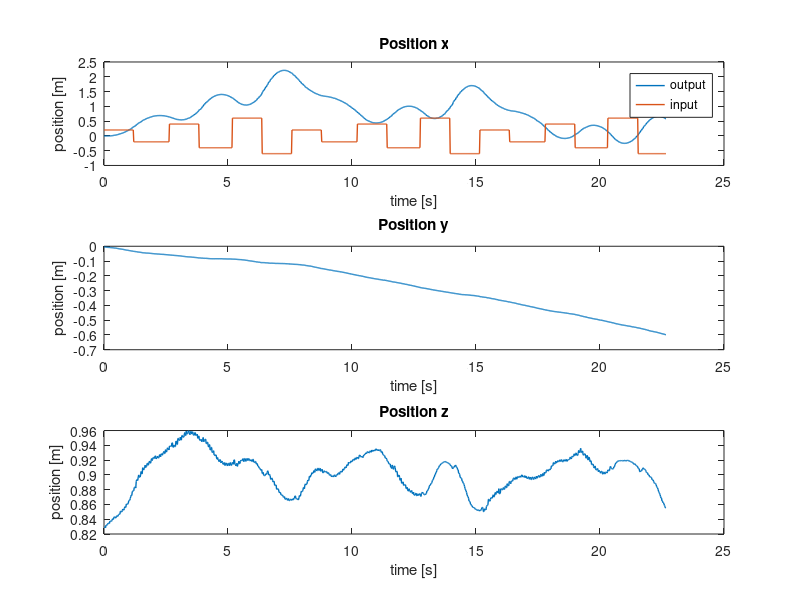
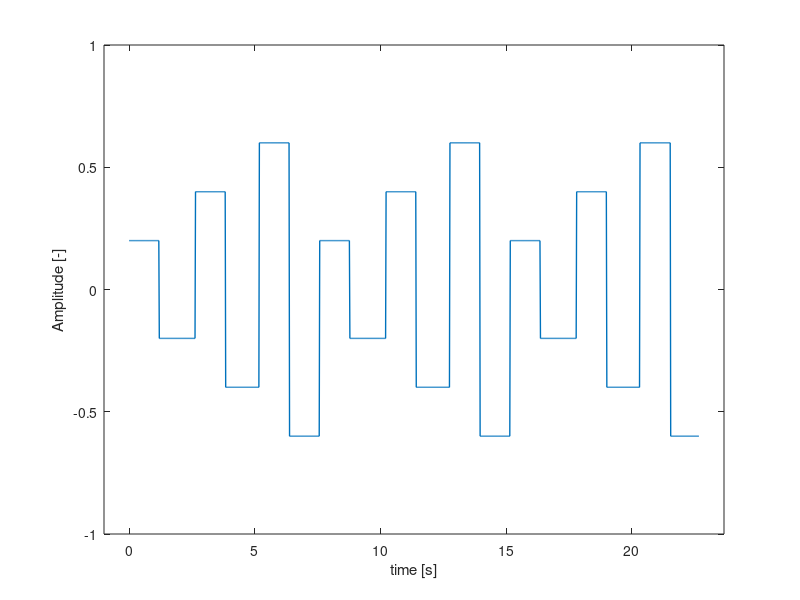
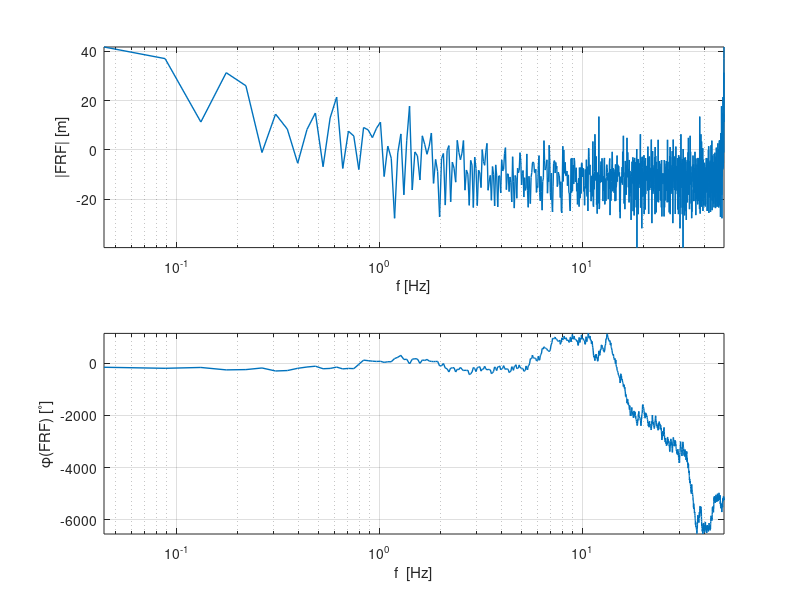
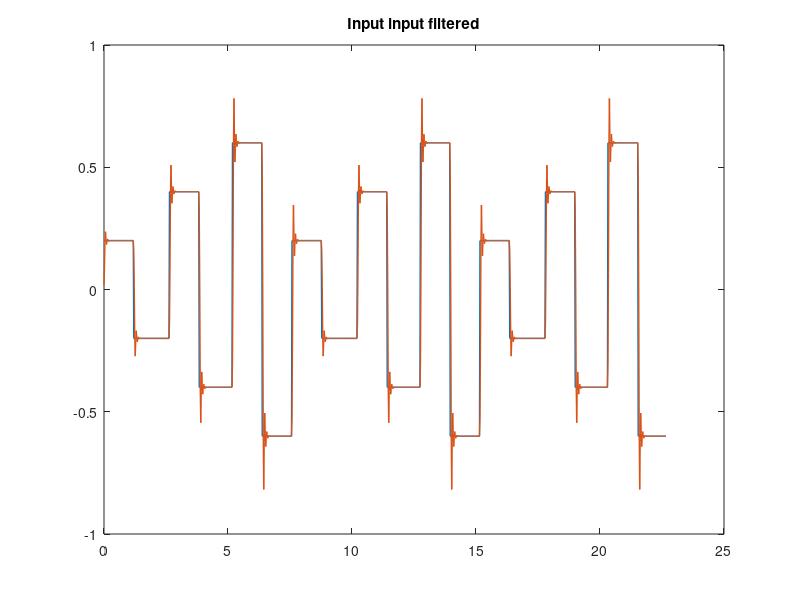

Reproduce these figures in MATLAB, in order.
%%% Parameter estimation %%%
% zie ook 'test.m' !
clear all
close all

%% Load data from .mat-file

load angle_identification_x


%% Extract some signals from the data

set(0, 'DefaultLineLineWidth', 1);


% Cutoff useful data
% first_index = find(input~=0, 1);
input = input(1:end-10)';
output_x = output_x(1:end-10)';
output_y = output_y(1:end-10)';
output_z = output_z(1:end-10)';

dt = 0.02;
time = (0:dt:(length(input)-1)*dt)';

% Differentiation of x-, y-, z-position
% dt = sample time (gradient assumes timestep 1)
velocity_x = gradient(output_x)/dt;
velocity_y = gradient(output_y)/dt;
velocity_z = gradient(output_z)/dt;

% Do some plotting of the measurement data 
figure('Name','Output Measurements')
subplot(311), plot(time, output_x, time, input), title('Position x'), legend('output','input'), xlabel('time [s]'), ylabel('position [m]')
subplot(312), plot(time, output_y), title('Position y'), xlabel('time [s]'), ylabel('position [m]')
subplot(313), plot(time, output_z), title('Position z'), xlabel('time [s]'), ylabel('position [m]')

% Input signal
figure('Name', 'Input signal')
plot(time, input)
xlabel('time [s]')
ylabel('Amplitude [-]')
axis([time(1)-1 time(end)+1 -1 1])


%% Frequency domain
Ts = dt;
fs = 1/dt;
N = length(velocity_x);
t = [0:N-1]'*Ts;
N = numel(input);
f = [0:N-1]'*(fs/N);

input_f = fft(input);
output_x_f = fft(output_x);
output_y_f = fft(output_y);

FRF = output_x_f./input_f;

figure('Name', 'Empirical transfer function freq response'),subplot(2,1,1),semilogx(f, 20*log10(abs(FRF)), 'LineWidth', 1)
axis tight
grid on
xlabel('f [Hz]')
xlim([f(1) f(end)])
ylabel('|FRF| [m]')
subplot(2,1,2),semilogx(f, 180/pi*unwrap(angle(FRF)), 'LineWidth', 1)
grid on
axis tight
xlabel('f  [Hz]')
ylabel('\phi(FRF) [^\circ]')
xlim([f(1) f(end)])

%% Filtering of the in- and output data using Butterworth filter
[B, A] = butter(4,0.5); % order must be higher than order of system, 
                             % adjust cut-off frquency to be higher than highest eigenfrequency of the system
                             % data sampling at 100Hz

% input filtering                           
input_filt = filter(B,A,input);
% output filtering
output_x_filt = filter(B,A,output_x);

figure('Name','filtered input input')
plot(t,input,t,input_filt),title('Input input filtered')

figure('Name','filtered output measurement')
plot(time, output_x, time, output_x_filt),title('x_{x,filt}')

%% Least squares solution for approximation of the parameters in the system
% Without filtering
% 3d order both numerator & denominator with all terms (Tustin)
% y[k] = -a2*y[k-1]-a1*y[k-2]-a0*y[k-3]+b3*u[k] + b2*u[k-1]+b1*u[k-2]+b0*u[k-3]
y = output_x(4:end);
Phi = [-output_x(3:end-1), -output_x(2:end-2), -output_x(1:end-3), input(4:end), input(3:end-1), input(2:end-2), input(1:end-3)];
theta = Phi\y;

B1 = [theta(4), theta(5), theta(6), theta(7)];
A1 = [1, theta(1), theta(2), theta(3)];

% Phi = [-output_x(3:end-1), -output_x(2:end-2), -output_x(1:end-3), input(4:end), input(3:end-1), input(2:end-2), input(1:end-3)];
% theta = Phi\y;
% 
% B1 = [theta(4), theta(5), theta(6), theta(7)];
% A1 = [1, theta(1), theta(2), theta(3)];

sys_d1 = tf(B1, A1, Ts);

FRF1 = squeeze(freqresp(sys_d1,2*pi*f));

figure('Name','NOT filtered Identified transfer funtion freq response'), subplot(211)
semilogx(f, 20*log10(abs(FRF1)))
grid on
xlim([f(1) f(end)])
xlabel('f  [Hz]')
ylabel('|FRF1|  [m]')
subplot(212),semilogx(f, 180/pi*unwrap(angle(FRF1)))
grid on
xlim([f(1) f(end)])
xlabel('f  [Hz]')
ylabel('\phi(FRF1)  [^\circ]')

x1 = lsim(sys_d1,input,t);

figure('Name','lsim NOT filtered Identified transfer function')
subplot(211)
hold on
plot(t, output_x,'g')
plot(t, x1)
title('Non filtered identified transfer function vs measurement')
legend('x_{x,meas}','x_{x,sim}')
xlabel('Time [s]')
ylabel('Displacement [m]')
axis tight
subplot(212)
plot(t,output_x - x1)
title('Difference between simulation and measurement')
legend('x_{x,meas}-x_{x,sim}')
xlabel('Time [s]')
ylabel('Displacement [m]')
axis tight

figure('Name','NOT  filtered pole zero map'),pzmap(sys_d1)


%% With Butterworth filtering of in and output

y2 = output_x_filt(4:end);
Phi2 = [-output_x_filt(3:end-1), -output_x_filt(2:end-2), -output_x_filt(1:end-3), input_filt(4:end), input_filt(3:end-1), input_filt(2:end-2), input_filt(1:end-3)];
theta_filt = Phi2\y2;

B2 = [theta_filt(4),theta_filt(5),theta_filt(6), theta_filt(7)];
A2 = [1, theta_filt(1) theta_filt(2) theta_filt(3)];

sys_d2 = tf(B2, A2, Ts);

FRF2 = squeeze(freqresp(sys_d2,2*pi*f));

figure('Name','Butterworth filtered Identified tf freq response'),subplot(2,1,1),semilogx(f, 20*log10(abs(FRF2)))
grid on 
xlim([f(1) f(end)])
xlabel('f  [Hz]')
ylabel('|FRF2|  [m]')
axis tight
subplot(2,1,2)
semilogx(f, 180/pi*unwrap(angle(FRF2)))
grid on
xlim([f(1) f(end)])
xlabel('f  [Hz]')
ylabel('\phi(FRF2)  [^\circ]')

x2 = lsim(sys_d2,input,t);

figure('Name','Butterworth filtered lsim time response')
subplot(211)
hold on
plot(t, output_x,'g')
plot(t, output_x_filt)
plot(t,x2)
legend('x_{x,meas}', 'x_{x,filt}', 'x_{x,sim}')
title('Butterworth filtered identified transfer function vs measurement')
xlabel('Time [s]')
axis tight
ylabel('Position [m/s]')
subplot(212)
plot(t,output_x - x2)
title('Difference between simulation and measurement')
legend('x_{x,meas}-x_{x,sim}')
xlabel('Time [s]')
ylabel('Position [m/s]')
axis tight

figure('Name','Butterworth filtered Identified tf pole-zero map'),pzmap(sys_d2)



%% Least squares solution for approximation of the parameters in the system
% Without filtering
% 3d order numerator, denominator only z^3 term, others 0 (backward Euler)
% y[k] = -a2*y[k-1]-a1*y[k-2]-a0*y[k-3]+b3*u[k]
y3 = output_x(4:end);
Phi3 = [-output_x(3:end-1), -output_x(2:end-2), -output_x(1:end-3), input(4:end)];
theta3 = Phi3\y3;

B3 = [theta3(4) 0 0 0];
A3 = [1, theta3(1), theta3(2), theta3(3)];

sys_d3 = tf(B3, A3, Ts);

FRF3 = squeeze(freqresp(sys_d3,2*pi*f));

figure('Name','NOT filtered Identified transfer funtion freq response'), subplot(211)
semilogx(f, 20*log10(abs(FRF3)))
grid on
xlim([f(1) f(end)])
xlabel('f  [Hz]')
ylabel('|FRF1|  [m]')
subplot(212),semilogx(f, 180/pi*unwrap(angle(FRF3)))
grid on
xlim([f(1) f(end)])
xlabel('f  [Hz]')
ylabel('\phi(FRF1)  [^\circ]')

x3 = lsim(sys_d3,input,t);

figure('Name','lsim NOT filtered Identified transfer function')
subplot(211)
hold on
plot(t, output_x,'g')
plot(t, x3)
title('Non filtered identified transfer function vs measurement')
legend('x_{x,meas}','x_{x,sim}')
xlabel('Time [s]')
ylabel('Displacement [m]')
axis tight
subplot(212)
plot(t,output_x - x3)
title('Difference between simulation and measurement')
legend('x_{x,meas}-x_{x,sim}')
xlabel('Time [s]')
ylabel('Displacement [m]')
axis tight

figure('Name','NOT  filtered pole zero map'),pzmap(sys_d3)

%% Least squares solution for approximation of the parameters in the system
% Without filtering
% 2d order numerator & denominator all terms
% y[k] = -a2*y[k-1]-a1*y[k-2]-a0*y[k-3]+b3*u[k]
y4 = output_x(3:end);
Phi4 = [-output_x(2:end-1), -output_x(1:end-2), input(3:end), input(2:end-1), input(1:end-2)];
theta4 = Phi4\y4;

B4 = [theta4(3), theta4(4), theta4(5)];
A4 = [1, theta4(1) theta4(2)];

sys_d4 = tf(B4, A4, Ts);

FRF4 = squeeze(freqresp(sys_d4,2*pi*f));

figure('Name','NOT filtered Identified transfer funtion freq response'), subplot(211)
semilogx(f, 20*log10(abs(FRF4)))
grid on
xlim([f(1) f(end)])
xlabel('f  [Hz]')
ylabel('|FRF1|  [m]')
subplot(212),semilogx(f, 180/pi*unwrap(angle(FRF4)))
grid on
xlim([f(1) f(end)])
xlabel('f  [Hz]')
ylabel('\phi(FRF4)  [^\circ]')

x4 = lsim(sys_d4,input,t);

figure('Name','lsim NOT filtered Identified transfer function')
subplot(211)
hold on
plot(t, output_x,'g')
plot(t, x4)
title('Non filtered identified transfer function vs measurement')
legend('x_{x,meas}','x_{x,sim}')
xlabel('Time [s]')
ylabel('Displacement [m]')
axis tight
subplot(212)
plot(t,output_x - x4)
title('Difference between simulation and measurement')
legend('x_{x,meas}-x_{x,sim}')
xlabel('Time [s]')
ylabel('Displacement [m]')
axis tight

figure('Name','NOT  filtered pole zero map'),pzmap(sys_d4)

%% Least squares solution for approximation of the parameters in the system
% Without filtering
% 4th order both numerator & denominator with all terms (Tustin)
% y[k] = -a3*y[k-1]-a2*y[k-2]-a1*y[k-3]-a0*y[k-4]+b4*u[k] +
% b3*u[k-1]+b2*u[k-2]+b1*u[k-3]+b0*u[k-4]
y5 = output_x(5:end);
Phi5 = [-output_x(4:end-1), -output_x(3:end-2), -output_x(2:end-3), output_x(1:end-4), input(5:end), input(4:end-1), input(3:end-2), input(2:end-3), input(1:end-4)];
theta5 = Phi5\y5;

B5 = [theta5(5), theta5(6), theta5(7), theta5(8), theta5(9)];
A5 = [1, theta5(1), theta5(2), theta5(3), theta(4)];

% Phi = [-output_x(3:end-1), -output_x(2:end-2), -output_x(1:end-3), input(4:end), input(3:end-1), input(2:end-2), input(1:end-3)];
% theta = Phi\y;
% 
% B1 = [theta(4), theta(5), theta(6), theta(7)];
% A1 = [1, theta(1), theta(2), theta(3)];

sys_d5 = tf(B5, A5, Ts);

FRF5 = squeeze(freqresp(sys_d5,2*pi*f));

figure('Name','NOT filtered Identified transfer funtion freq response'), subplot(211)
semilogx(f, 20*log10(abs(FRF5)))
grid on
xlim([f(1) f(end)])
xlabel('f  [Hz]')
ylabel('|FRF1|  [m]')
subplot(212),semilogx(f, 180/pi*unwrap(angle(FRF5)))
grid on
xlim([f(1) f(end)])
xlabel('f  [Hz]')
ylabel('\phi(FRF5)  [^\circ]')

x5 = lsim(sys_d5,input,t);

figure('Name','lsim NOT filtered Identified transfer function')
subplot(211)
hold on
plot(t, output_x,'g')
plot(t, x5)
title('Non filtered identified transfer function vs measurement')
legend('x_{x,meas}','x_{x,sim}')
xlabel('Time [s]')
ylabel('Displacement [m]')
axis tight
subplot(212)
plot(t,output_x - x5)
title('Difference between simulation and measurement')
legend('x_{x,meas}-x_{x,sim}')
xlabel('Time [s]')
ylabel('Displacement [m]')
axis tight

figure('Name','NOT  filtered pole zero map'),pzmap(sys_d5)